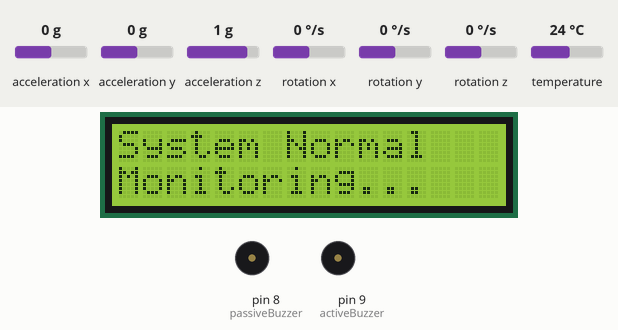
Bench run of a program on a simulated Arduino Uno, built with avr-gcc and run on an emulated ATmega328P. Parts: 16×2 character LCD, buzzer (waves = sounding, pin HIGH). The inputs (shaded band) are chosen by the test bench; at power-on: acceleration x 0 g, acceleration z 1 g, acceleration y 0 g, rotation x 0 °/s, rotation y 0 °/s, rotation z 0 °/s, temperature 24 °C. The modem accepts every AT command (registered, SIM ready, sends succeed) and sends nothing else; what the program prints to the serial monitor is not drawn.

Above: at 3.3 s.
3.4 s: acceleration x set to -1.4 g
At 4.3 s:
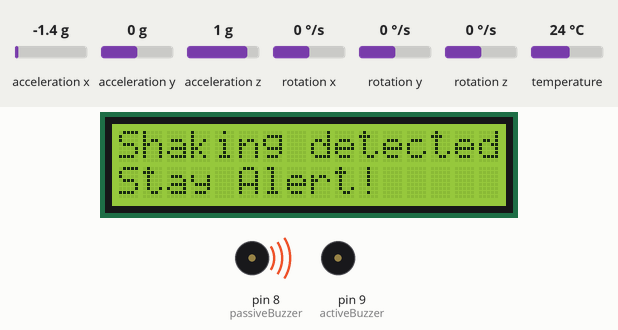
6.4 s: acceleration z set to -1.4 g
At 6.91 s:
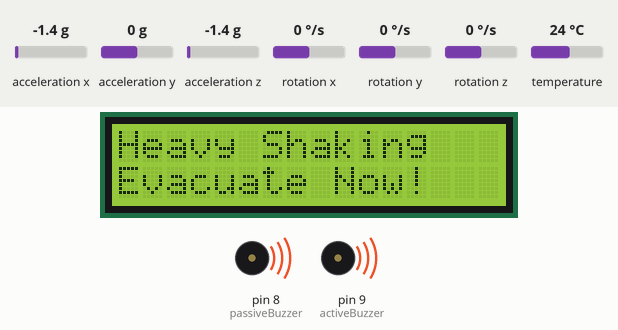
At 7.93 s:
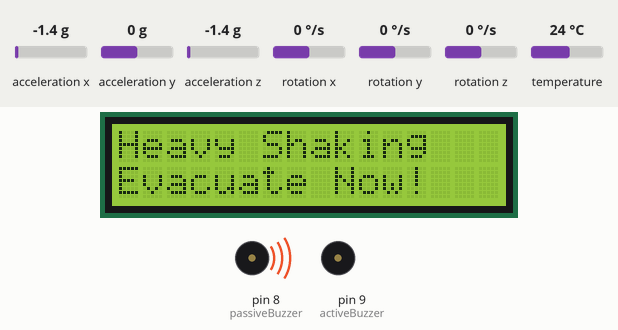
Timing chart, 0 to 9.6 s (numbered marks = the images above; inputs shaded):
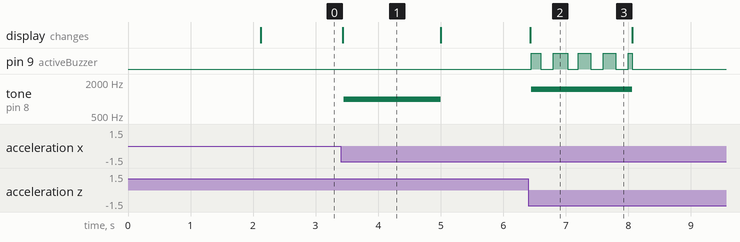

The program:

main.cpp
```cpp
#include <Arduino.h>
#include <Wire.h>
#include <SoftwareSerial.h>
#include <Adafruit_MPU6050.h>
#include <Adafruit_Sensor.h>
#include <LiquidCrystal_I2C.h>
#include <math.h>

Adafruit_MPU6050 mpu;
LiquidCrystal_I2C lcd(0x27, 16, 2);

// SIM800L: Arduino RX, TX
SoftwareSerial sim800(10, 11);
const char PHONE_NUMBER[] = "+639760780477";

// Buzzers
const int passiveBuzzer = 8;
const int activeBuzzer = 9;

// Shaking thresholds (m/s^2)
const float LIGHT_THRESHOLD = 1.5;
const float HEAVY_THRESHOLD = 4.0;

// Filtering and timing
const float FILTER_ALPHA = 0.20;
const unsigned long HOLD_TIME = 1500;
const unsigned long SAMPLE_INTERVAL = 20;
const unsigned long SMS_COOLDOWN = 60000;

// Acceleration values
float prevX = 0;
float prevY = 0;
float prevZ = 0;
float shaking = 0;

bool firstReading = true;
int alertLevel = 0;

unsigned long lastShakeTime = 0;
unsigned long lastSampleTime = 0;

// SMS tracking
unsigned long lastLightSMS = 0;
unsigned long lastHeavySMS = 0;
bool lightSMSSent = false;
bool heavySMSSent = false;

// Nonblocking SMS state
enum SMSState {
    SMS_IDLE,
    SMS_WAIT_PROMPT,
    SMS_WAIT_RESULT
};

SMSState smsState = SMS_IDLE;
unsigned long smsStepTime = 0;
int pendingSMSLevel = 0;

void showStatus(int level) {
    lcd.clear();

    if (level == 0) {
        lcd.setCursor(0, 0);
        lcd.print("System Normal");
        lcd.setCursor(0, 1);
        lcd.print("Monitoring...");
    }
    else if (level == 1) {
        lcd.setCursor(0, 0);
        lcd.print("Shaking detected");
        lcd.setCursor(0, 1);
        lcd.print("Stay Alert!");
    }
    else {
        lcd.setCursor(0, 0);
        lcd.print("Heavy Shaking");
        lcd.setCursor(0, 1);
        lcd.print("Evacuate Now!");
    }
}

void updateBuzzers(unsigned long now) {
    if (alertLevel == 0) {
        noTone(passiveBuzzer);
        digitalWrite(activeBuzzer, LOW);
    }
    else if (alertLevel == 1) {
        tone(passiveBuzzer, 1000);
        digitalWrite(activeBuzzer, LOW);
    }
    else {
        // Passive buzzer uses tone().
        tone(passiveBuzzer, 1500);

        // Active buzzer receives ON/OFF voltage.
        bool beepOn = (now / 200) % 2 == 0;
        digitalWrite(activeBuzzer, beepOn ? HIGH : LOW);
    }
}

void requestSMS(int level, unsigned long now) {
    if (level == 0) return;

    if (level == 1) {
        if (!lightSMSSent ||
            now - lastLightSMS >= SMS_COOLDOWN) {
            if (pendingSMSLevel < 1)
                pendingSMSLevel = 1;
        }
    }

    if (level == 2) {
        if (!heavySMSSent ||
            now - lastHeavySMS >= SMS_COOLDOWN) {
            pendingSMSLevel = 2;
        }
    }
}


void updateSMS(unsigned long now) {
    static bool cmgsSent = false;
    static int sendingLevel = 0;
    static String response = "";

    // Read SIM800L responses
    while (sim800.available()) {
        char c = sim800.read();
        Serial.write(c);
        response += c;

        if (response.length() > 120) {
            response.remove(0, 60);
        }
    }

    // Start sending SMS
    if (smsState == SMS_IDLE && pendingSMSLevel > 0) {
        sendingLevel = pendingSMSLevel;
        pendingSMSLevel = 0;

        response = "";
        cmgsSent = false;

        sim800.println("AT+CMGF=1");

        smsState = SMS_WAIT_PROMPT;
        smsStepTime = now;

        Serial.println("Preparing SMS...");
    }

    // Send recipient number
    if (smsState == SMS_WAIT_PROMPT &&
        !cmgsSent &&
        now - smsStepTime >= 500) {

        response = "";

        sim800.print("AT+CMGS=\"");
        sim800.print(PHONE_NUMBER);
        sim800.println("\"");

        cmgsSent = true;
        smsStepTime = now;
    }

    // Wait for > prompt
    if (smsState == SMS_WAIT_PROMPT && cmgsSent) {
        if (response.indexOf(">") >= 0) {
            response = "";

            if (sendingLevel == 2) {
                sim800.print(
                    "EMERGENCY: Heavy shaking detected! "
                    "Evacuate now and stay safe."
                );
            } else {
                sim800.print(
                    "WARNING: Shaking detected by "
                    "the earthquake monitoring system."
                );
            }

            sim800.write(26); // Ctrl+Z

            smsState = SMS_WAIT_RESULT;
            smsStepTime = now;

            Serial.println("Sending SMS...");
        }
        else if (now - smsStepTime > 10000) {
            Serial.println("ERROR: No SMS prompt");
            smsState = SMS_IDLE;
        }
    }

    // Wait for confirmation
    if (smsState == SMS_WAIT_RESULT) {
        if (response.indexOf("+CMGS:") >= 0) {
            Serial.println("SMS accepted by network!");

            if (sendingLevel == 1) {
                lastLightSMS = now;
                lightSMSSent = true;
            } else {
                lastHeavySMS = now;
                heavySMSSent = true;
            }

            response = "";
            smsState = SMS_IDLE;
        }
        else if (response.indexOf("ERROR") >= 0) {
            Serial.println("SMS failed!");
            response = "";
            smsState = SMS_IDLE;
        }
        else if (now - smsStepTime > 30000) {
            Serial.println("SMS timeout!");
            smsState = SMS_IDLE;
        }
    }
}


void setup() {
    Serial.begin(9600);
    sim800.begin(9600);

    pinMode(passiveBuzzer, OUTPUT);
    pinMode(activeBuzzer, OUTPUT);

    noTone(passiveBuzzer);
    digitalWrite(activeBuzzer, LOW);

    Wire.begin();

    lcd.init();
    lcd.backlight();

    lcd.setCursor(0, 0);
    lcd.print("Earthquake Alert");
    lcd.setCursor(0, 1);
    lcd.print("Starting...");

    if (!mpu.begin()) {
        lcd.clear();
        lcd.print("MPU6050 ERROR");

        Serial.println("MPU6050 not found!");

        while (true) {
            delay(100);
        }
    }

    mpu.setAccelerometerRange(MPU6050_RANGE_8_G);
    mpu.setGyroRange(MPU6050_RANGE_500_DEG);
    mpu.setFilterBandwidth(MPU6050_BAND_21_HZ);

    Serial.println("Initializing SIM800L...");

    sim800.println("AT");
    delay(1000);

    while (sim800.available()) {
        Serial.write(sim800.read());
    }

    delay(1000);
    showStatus(0);
}

void loop() {
    unsigned long now = millis();

    updateSMS(now);
    updateBuzzers(now);

    if (now - lastSampleTime < SAMPLE_INTERVAL) {
        return;
    }

    lastSampleTime = now;

    sensors_event_t a, g, temp;
    mpu.getEvent(&a, &g, &temp);

    float x = a.acceleration.x;
    float y = a.acceleration.y;
    float z = a.acceleration.z;

    if (firstReading) {
        prevX = x;
        prevY = y;
        prevZ = z;
        firstReading = false;
        return;
    }

    float dx = x - prevX;
    float dy = y - prevY;
    float dz = z - prevZ;

    float rawShaking = sqrt(
        dx * dx + dy * dy + dz * dz
    );

    shaking = FILTER_ALPHA * rawShaking +
              (1.0 - FILTER_ALPHA) * shaking;

    prevX = x;
    prevY = y;
    prevZ = z;

    int detectedLevel = 0;

    if (shaking >= HEAVY_THRESHOLD) {
        detectedLevel = 2;
    }
    else if (shaking >= LIGHT_THRESHOLD) {
        detectedLevel = 1;
    }

    if (detectedLevel > 0) {
        lastShakeTime = now;
        requestSMS(detectedLevel, now);
    }

    if (detectedLevel > alertLevel) {
        alertLevel = detectedLevel;
        showStatus(alertLevel);
    }
    else if (detectedLevel < alertLevel &&
             now - lastShakeTime >= HOLD_TIME) {
        alertLevel = detectedLevel;
        showStatus(alertLevel);
    }

    // Display sensor readings every 1 second
    // static unsigned long lastPrintTime = 0;

    // if (now - lastPrintTime >= 1000) {
    //     lastPrintTime = now;

    //     Serial.print("Shaking: ");
    //     Serial.print(shaking);
    //     Serial.print(" | Alert: ");
    //     Serial.println(alertLevel);
    // }
}
```

Measured:
- after the input at 3.4 s, tone on pin 8 (passiveBuzzer): silent → 1000 Hz after 0.05 s, → silent 1.6 s later; the display: changes at once (image 1)
- after the input at 6.4 s, pin 9 (activeBuzzer): goes HIGH 0.15 s, 3 × (LOW 0.20 s, HIGH 0.23 s), LOW 0.20 s, HIGH 0.06 s, then LOW, starting after 0.05 s; tone on pin 8 (passiveBuzzer): silent → 1500 Hz after 0.05 s, → silent 1.6 s later; the display: changes at once (image 2)
- what the display in image 1 shows lasts 1.6 s, from 3.4 s to 5.0 s
